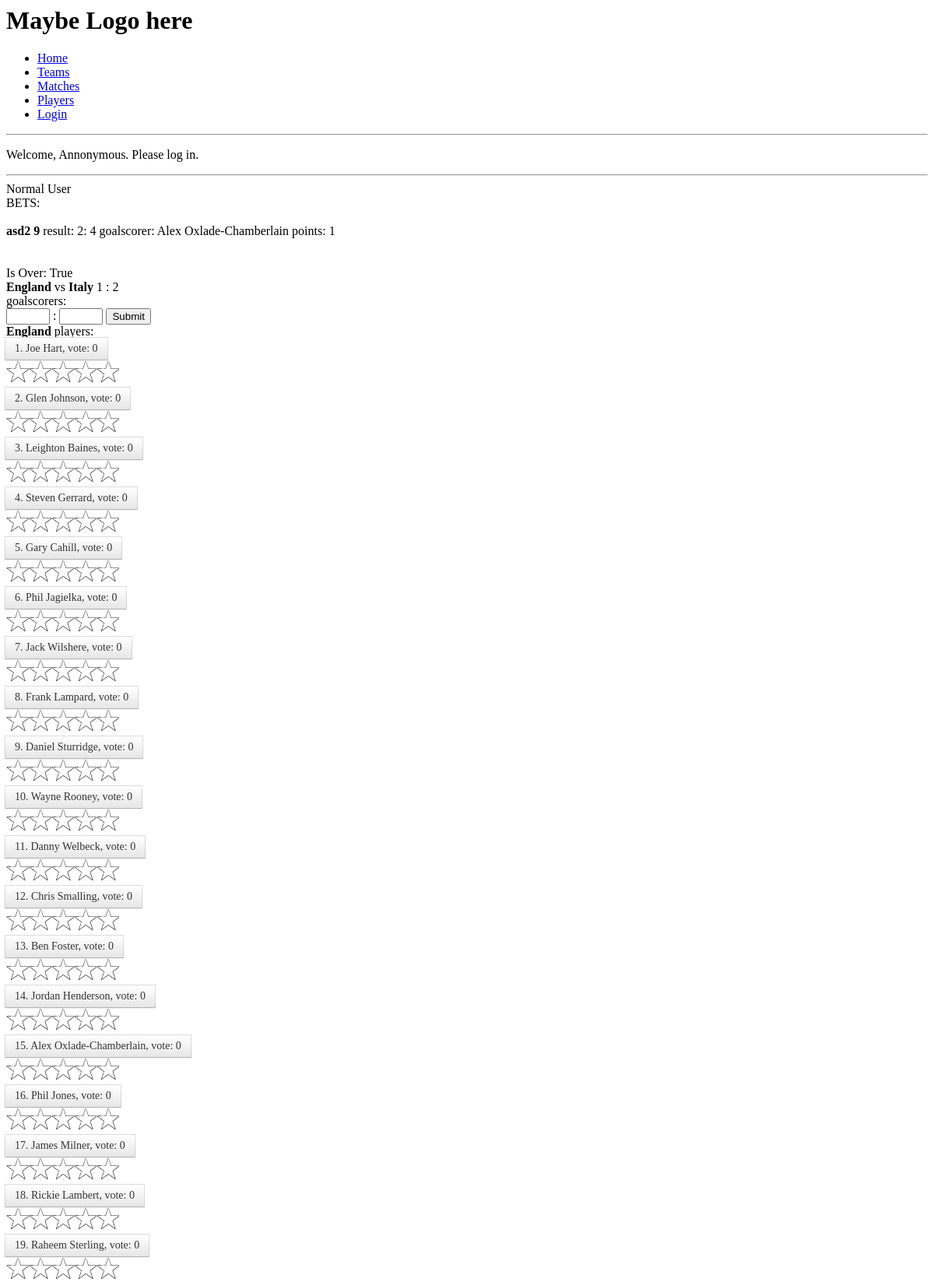
The page /match/2/ (upper part) on the database its author committed.
### website/models.py (models this page shows, shortened)
class Player(models.Model):
    name = models.CharField(max_length=100)
    team = models.ForeignKey(Team, related_name="team")
    age = models.PositiveSmallIntegerField()
    number = models.PositiveSmallIntegerField()
    position = models.CharField(max_length=3)

class Match(models.Model):
    host = models.ForeignKey(Team, related_name="host_matches")
    away = models.ForeignKey(Team, related_name="away_matches")
    score_host = models.PositiveSmallIntegerField(blank=True, null=True)
    score_away = models.PositiveSmallIntegerField(blank=True, null=True)
    schedule = models.DateTimeField()
    is_over = models.BooleanField(default=False)

class Team(models.Model):
    name = models.CharField(max_length=50)
    group = models.CharField(max_length=2)
    info = models.TextField()
    def __str__(self):
        return self.name

### website/views.py (the view)
# urls.py: url(r'^match/(?P<match_id>[0-9]+)/$', 'show_match', name="show-match"),
def show_match(request, match_id):
    match = get_object_or_404(Match, id=match_id)
    MAX_VOTE = [str(x) for x in range(1, 6)]
    votes_players_host = {}
    votes_players_away = {}
    players_host = Player.objects.filter(team__name=match.host.name)
    votes_players_host = player_ratings(players_host, match_id)
    players_away = Player.objects.filter(team__name=match.away.name)
    votes_players_away = player_ratings(players_away, match_id)
    if request.user.is_authenticated():
        username = request.user.username
        is_super = request.user.is_superuser
        allowed = is_allowed(username) or is_super
    else:
        allowed = False
    all_bets = PredictMatch.objects.filter(predict_match__id=match_id)
    bets = {(bet.user, bet.score_host, bet.score_away, bet.goalscorer): 0 for bet in all_bets}
    goals = Goal.objects.filter(match__id=match_id)
    goalscorers = [goal.goalscorer for goal in goals]
    for bet, points in bets.items():
        bets[bet] = calculate_points((bet[1], bet[2]), (match.score_host, match.score_away), bet[3], goalscorers)
    is_over = match.is_over
    if is_over:
        pass
    return render(request, "show-match.html", locals())

### website/views.py (called while the page is built)
def player_ratings(players, match_id):
    player_votes = {}
    for player in players:
        all_votes = Voting.objects.filter(match__id=match_id, player=player)
        sum_vote = sum([query.vote for query in all_votes])
        count = 1 if all_votes.count() == 0 else all_votes.count()
        player_votes[player] = sum_vote/count
    return player_votes

def calculate_points(bet_result, result, bet_goalscorer, goalscorers):
    points = 0
    if result != (None, None):
        bet_difference = bet_result[0] - bet_result[1]
        difference = result[0] - result[1]
        if bet_result == result:
            points = 5
        elif bet_difference == difference:
            points = 3
        elif (bet_difference > 0 and difference > 0) or (bet_difference < 0 and difference < 0):
            points = 1
        for goalscorer in goalscorers:
            if goalscorer == bet_goalscorer:
                points += 1
    return points

### website/templates/show-match.html (shortened to what this page needs)
{% extends 'base.html' %}
{% block content %}
{% if allowed %}
    Moderator
<input type="number" id="home_result" value="" min="0" max="20"> :
<input type="number" id="away_result" value="" min="0" max="20">
        <input type="submit" onclick="sendResult()">
        <br>
<select>
{% for player, vote in votes_players_host.items %}
  <option value="{{ player.id }}">{{ player }}</option>
{% endfor %}
{% for player, vote in votes_players_away.items %}
  <option value="{{ player.id }}">{{ player }}</option>
{% endfor %}
</select>
     <input type="submit" onclick="sendGoals()" value="Add goalscorers">
 {% else %}
    Normal User
 {% endif %}
<br>
BETS:
<br>
        <br>
{% for bet,points in bets.items %}
    <b>{{ bet.0 }}</b>
    <b>{{ bet.0.id }}</b>
     result: {{ bet.1 }}: {{ bet.2 }}
     goalscorer: {{ bet.3.name }}
     points: {{ points }}
        <br>
{% endfor %}
<br>
<br>
Is Over: {{ is_over }}
        <br>
<b>{{ match.host }}</b>
vs
<b>{{ match.away }}</b>
 {{ match.score_host }} : {{ match.score_away }}
<br>
goalscorers:
<br>
<input type="number" id="home_score" value="" min="0" max="20"> :
<input type="number" id="away_score" value="" min="0" max="20">
        <input type="submit" onclick="sendBet()">
        <br>
<b>{{ match.host.name }}</b> players:
{% for player, vote in votes_players_host.items %}
        <br>
<label for="radio{{player.id}}">{{ player.number }}. {{ player.name }}, vote: {{ vote|floatformat }}</label>
 <div class="rating" id="{{player.id}}">
     {% for x in MAX_VOTE %}
         {% if vote|floatformat:0 >= x %}
            <div class="star on rating"></div>
         {% else %}
            <div class="star"></div>
         {% endif %}
     {% endfor %}
</div><br>
{% endfor %}
        <br>
{% for player, vote in votes_players_away.items %}
        <br>
<br>
{% endfor %}
        <br>
{% endblock %}

### website/templates/show-match.html (style rules this page uses)
input[type=radio] + label { display:inline-block; margin:-2px; padding: 4px 12px; margin-bottom: 0; font-size: 14px; line-height: 20px; color: #333; text-align: center; text-shadow: 0 1px 1px rgba(255,255,255,0.75); vertical-align: middle; cursor: pointer; background-color: #f5f5f5; background-image: -moz-linear-gradient(top,#fff,#e6e6e6); background-image: -webkit-gradient(linear,0 0,0 100%,from(#fff),to(#e6e6e6)); background-image: -webkit-linear-gradient(top,#fff,#e6e6e6); background-image: -o-linear-gradient(top,#fff,#e6e6e6); background-image: linear-gradient(to bottom,#fff,#e6e6e6); background-repeat: repeat-x; border: 1px solid #ccc; border-color: #e6e6e6 #e6e6e6 #bfbfbf; border-color: rgba(0,0,0,0.1) rgba(0,0,0,0.1) rgba(0,0,0,0.25); border-bottom-color: #b3b3b3; filter: progid:DXImageTransform.Microsoft.gradient(startColorstr='#ffffffff',endColorstr='#ffe6e6e6',GradientType=0); filter: progid:DXImageTransform.Microsoft.gradient(enabled=false); -webkit-box-shadow: inset 0 1px 0 rgba(255,255,255,0.2),0 1px 2px rgba(0,0,0,0.05); -moz-box-shadow: inset 0 1px 0 rgba(255,255,255,0.2),0 1px 2px rgba(0,0,0,0.05); box-shadow: inset 0 1px 0 rgba(255,255,255,0.2),0 1px 2px rgba(0,0,0,0.05); }

### rows shown on the page
Match: host "England", away "Italy", score_host "1", score_away "2", host.name "England"
Player: number "1", name "Joe Hart", vote "0"
Player: number "2", name "Glen Johnson", vote "0"
Player: number "3", name "Leighton Baines", vote "0"
Player: number "4", name "Steven Gerrard", vote "0"
Player: number "5", name "Gary Cahill", vote "0"
Player: number "6", name "Phil Jagielka", vote "0"
Player: number "7", name "Jack Wilshere", vote "0"
Player: number "8", name "Frank Lampard", vote "0"
Player: number "9", name "Daniel Sturridge", vote "0"
Player: number "10", name "Wayne Rooney", vote "0"
Player: number "11", name "Danny Welbeck", vote "0"
Player: number "12", name "Chris Smalling", vote "0"
Player: number "13", name "Ben Foster", vote "0"
Player: number "14", name "Jordan Henderson", vote "0"
Player: number "15", name "Alex Oxlade-Chamberlain", vote "0"
Player: number "16", name "Phil Jones", vote "0"
Player: number "17", name "James Milner", vote "0"
Player: number "18", name "Rickie Lambert", vote "0"
Player: number "19", name "Raheem Sterling", vote "0"

### other values the page prints
{{ bet.0 }} "asd2"
{{ bet.0.id }} "9"
{{ bet.1 }} "2"
{{ bet.2 }} "4"
{{ bet.3.name }} "Alex Oxlade-Chamberlain"
{{ points }} "1"
{{ is_over }} "True"
